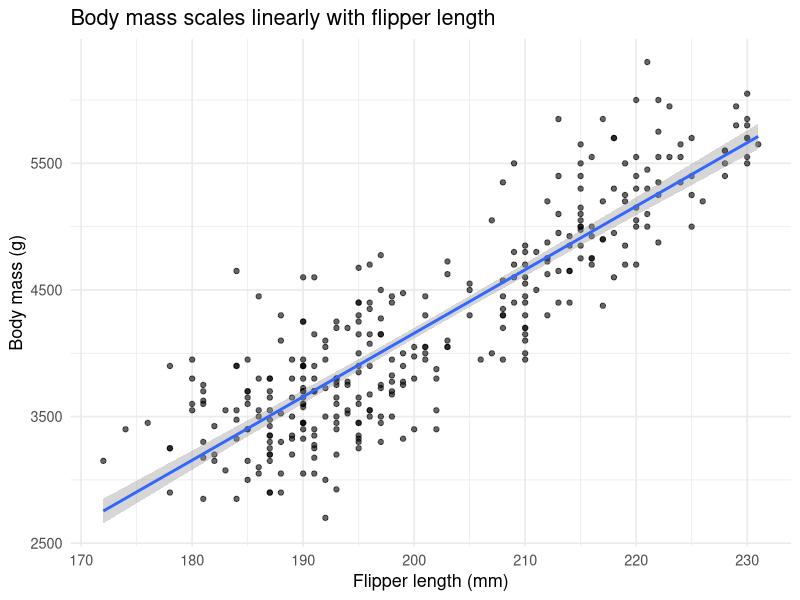

Write R code to recreate this figure.
## ---- chunk 1
library(palmerpenguins)
library(ggplot2)
library(dplyr)

penguins_clean <- penguins |> tidyr::drop_na()

glimpse(penguins_clean)
## ---- chunk 2
ggplot(
  penguins_clean,
  aes(x = flipper_length_mm, y = body_mass_g)
) +
  geom_point(alpha = 0.6) +
  geom_smooth(method = 'lm', se = TRUE) +
  labs(
    x = 'Flipper length (mm)',
    y = 'Body mass (g)',
    title = 'Body mass scales linearly with flipper length'
  ) +
  theme_minimal(base_size = 13)
## ---- chunk 3
fit <- lm(body_mass_g ~ flipper_length_mm,
          data = penguins_clean)
summary(fit)
